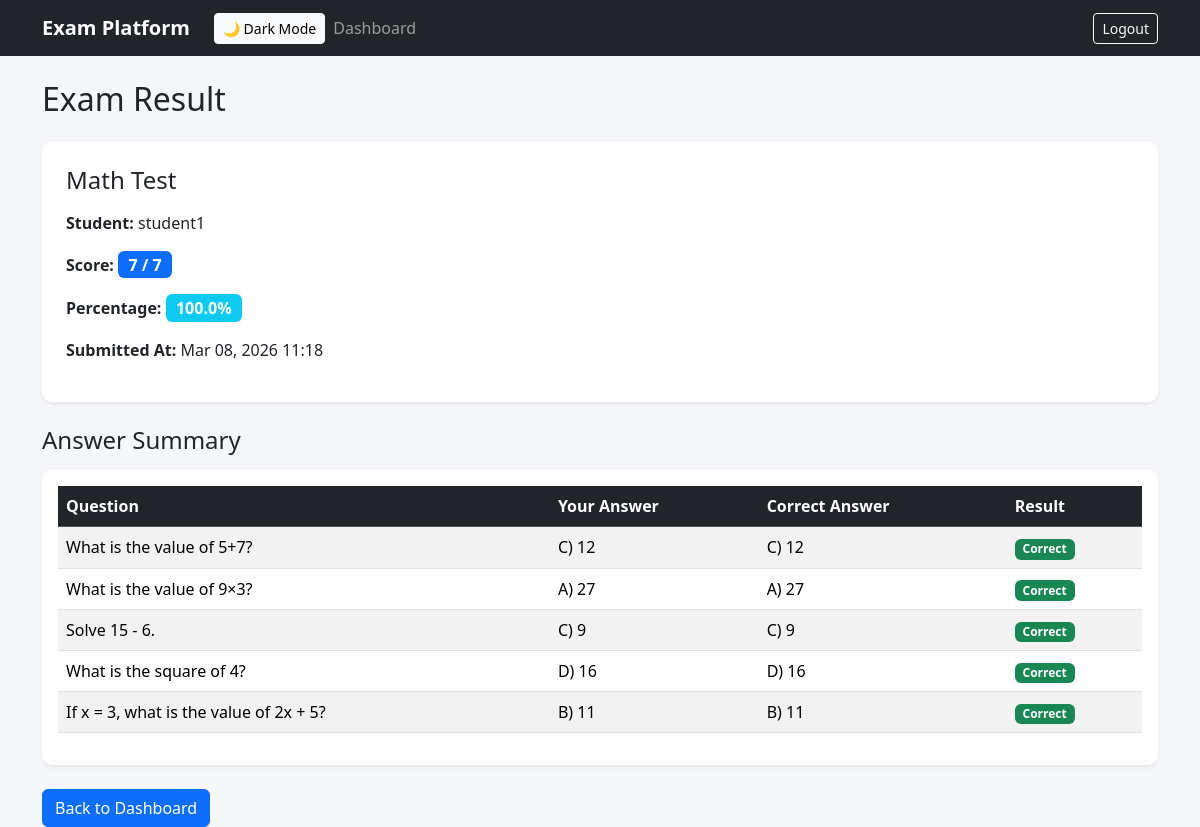
Screenshot of /result/12/ (signed in) with the database file from the repository.
### core/models.py (models this page shows, shortened)
class Submission(models.Model):
    student = models.ForeignKey(
        User,
        on_delete=models.CASCADE,
        limit_choices_to={'role': 'STUDENT'}
    )
    exam = models.ForeignKey(Exam, on_delete=models.CASCADE)
    start_time = models.DateTimeField(auto_now_add=True)
    submitted_at = models.DateTimeField(null=True, blank=True)
    total_score = models.IntegerField(default=0)
    is_submitted = models.BooleanField(default=False)

class Exam(models.Model):
    title = models.CharField(max_length=255)
    description = models.TextField(blank=True)
    instructor = models.ForeignKey(
        User,
        on_delete=models.CASCADE,
        limit_choices_to={'role': 'INSTRUCTOR'}
    )
    duration_minutes = models.IntegerField()
    start_time = models.DateTimeField(null=True, blank=True)
    end_time = models.DateTimeField(null=True, blank=True)
    created_at = models.DateTimeField(auto_now_add=True)

class User(AbstractUser):
    ROLE_CHOICES = (
        ('ADMIN', 'Admin'),
        ('INSTRUCTOR', 'Instructor'),
        ('STUDENT', 'Student'),
    )
    role = models.CharField(max_length=20, choices=ROLE_CHOICES)
    department = models.ForeignKey(
        'Department',
        on_delete=models.SET_NULL,
        null=True,
        blank=True
    )

class Answer(models.Model):
    submission = models.ForeignKey(
        Submission,
        on_delete=models.CASCADE,
        related_name='answers'
    )
    question = models.ForeignKey(Question, on_delete=models.CASCADE)
    selected_option = models.ForeignKey(Option, on_delete=models.CASCADE)

class Question(models.Model):
    DIFFICULTY_LEVELS = (
        ('EASY', 'Easy'),
        ('MEDIUM', 'Medium'),
        ('HARD', 'Hard'),
    )
    exam = models.ForeignKey(Exam, on_delete=models.CASCADE, related_name='questions')
    text = models.TextField()
    marks = models.IntegerField(default=1)
    difficulty = models.CharField(max_length=10, choices=DIFFICULTY_LEVELS, default='MEDIUM')
    created_at = models.DateTimeField(auto_now_add=True)

class Option(models.Model):
    question = models.ForeignKey(
        Question,
        on_delete=models.CASCADE,
        related_name='options'
    )
    text = models.CharField(max_length=255)
    is_correct = models.BooleanField(default=False)

### core/views.py (the view)
# urls.py: path('result/<int:submission_id>/', views.exam_result, name='exam_result'),
@login_required
def exam_result(request, submission_id):
    submission = get_object_or_404(Submission, id=submission_id)
    if request.user.role == "STUDENT":
        if submission.student != request.user:
            return redirect('exam_list')
    elif request.user.role == "INSTRUCTOR":
        if submission.exam.instructor != request.user:
            return redirect('instructor_dashboard')
    questions = submission.exam.questions.all()
    total_marks = sum(q.marks for q in questions)
    score = submission.total_score
    percentage = 0
    if total_marks > 0:
        percentage = round((score / total_marks) * 100, 2)
        return render(request, 'core/exam_result.html', {
        'submission': submission,
        'total_marks': total_marks,
        'percentage': percentage
        })

### core/templates/core/exam_result.html (shortened to what this page needs)
{% extends "core/base.html" %}
{% block content %}
<h2 class="mb-4">Exam Result</h2>
<div class="card shadow-sm p-4 mb-4">
<h4 class="mb-3">{{ submission.exam.title }}</h4>
<p>
<strong>Student:</strong> {{ submission.student.username }}
</p>
<p>
<strong>Score:</strong>
<span class="badge bg-primary fs-6">
{{ submission.total_score }} / {{ total_marks }}
</span>
</p>
<p>
<strong>Percentage:</strong>
<span class="badge bg-info fs-6">
{{ percentage }}%
</span>
</p>
<p>
<strong>Submitted At:</strong>
{{ submission.submitted_at|date:"M d, Y H:i" }}
</p>
</div>
<h4 class="mb-3">Answer Summary</h4>
<div class="card shadow-sm p-3">
<table class="table table-striped">
<thead class="table-dark">
<tr>
<th>Question</th>
<th>Your Answer</th>
<th>Correct Answer</th>
<th>Result</th>
</tr>
</thead>
<tbody>
{% for answer in submission.answers.all %}
<tr>
<td>{{ answer.question.text }}</td>
<td>{{ answer.selected_option.text }}</td>
<td>
{% for option in answer.question.options.all %}
{% if option.is_correct %}
{{ option.text }}
{% endif %}
{% endfor %}
</td>
<td>
{% if answer.selected_option.is_correct %}
<span class="badge bg-success">Correct</span>
{% else %}
<span class="badge bg-danger">Wrong</span>
{% endif %}
</td>
</tr>
{% endfor %}
</tbody>
</table>
</div>
<div class="mt-4">
{% if user.role == "INSTRUCTOR" %}
<a href="{% url 'instructor_dashboard' %}" class="btn btn-primary">
Back to Dashboard
</a>
{% endif %}
</div>
{% endblock %}

### core/templates/core/base.html (style rules this page uses)
body { background-color:#f5f7fb; }
.card { border:none; border-radius:10px; }
.table { background:white; }

### rows the page displays
Submission: exam "Math Test", student.username "student1", total_score "7", submitted_at "Mar 08, 2026 11:18"
Answer: question.text "What is the value of 5+7?", selected_option.text "C) 12", shows "Correct"
Option: text "C) 12"
Answer: question.text "What is the value of 9×3?", selected_option.text "A) 27", shows "Correct"
Option: text "A) 27"
Answer: question.text "Solve 15 - 6.", selected_option.text "C) 9", shows "Correct"
Option: text "C) 9"
Answer: question.text "What is the square of 4?", selected_option.text "D) 16", shows "Correct"
Option: text "D) 16"
Answer: question.text "If x = 3, what is the value of 2x + 5?", selected_option.text "B) 11", shows "Correct"
Option: text "B) 11"

### other values shown
{{ total_marks }} "7"
{{ percentage }} "100.0"
